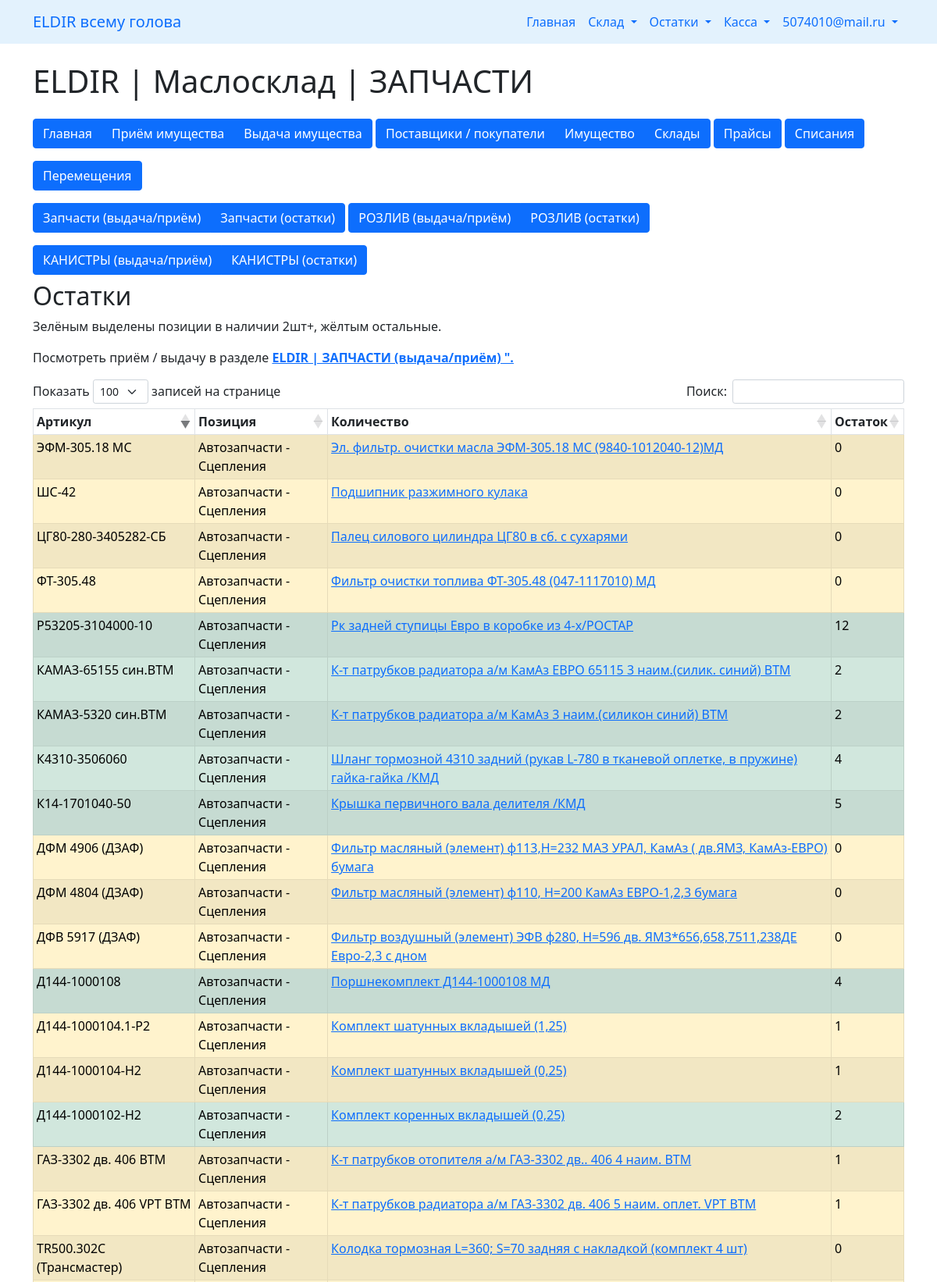
Page /maslosklad/car_parts_remains.php (signed in, upper part) on the committed database.
### tables this page shows
CREATE TABLE `maslosklad_property` (
  `id` int(11) NOT NULL,
  `name` varchar(200) NOT NULL COMMENT 'наименование имущества',
  `article` varchar(255) NOT NULL COMMENT 'Артикул ',
  `type` int(11) NOT NULL COMMENT 'категория имущества',
  `volume` float NOT NULL COMMENT 'Объём для розлива',
  `is_deleted` int(11) NOT NULL DEFAULT '0' COMMENT 'признак удаления'
);

CREATE TABLE `maslosklad_property_type` (
  `id` int(11) NOT NULL,
  `name` varchar(200) NOT NULL COMMENT 'наименование',
  `is_deleted` int(11) NOT NULL DEFAULT '0' COMMENT 'признак удаления'
);

### maslosklad/car_parts_remains.php (the view, shortened to what this page needs)
<!doctype html>
<html lang="en">
  <head>
    <link href="https://cdn.jsdelivr.net/npm/bootstrap@5.1.3/dist/css/bootstrap.min.css" rel="stylesheet">
    <link rel="stylesheet" href="//cdn.jsdelivr.net/npm/alertifyjs@1.13.1/build/css/alertify.min.css"/>
    <link rel="stylesheet" href="//cdn.datatables.net/1.13.6/css/dataTables.bootstrap5.min.css"/>
</head>
<body>
    <? require_once('../nav.php'); ?>
     <div class="container mt-4">
        <div class="row">
            <div class="col-md-12">
                <h1>ELDIR | Маслосклад | ЗАПЧАСТИ</h1>
            </div>
        </div>
        <?  require_once('nav_sklad.php');
        ?>
            <div class="col-md-12 mt-2">
                <h2>Остатки</h2>
                <p>Зелёным выделены позиции в наличии 2шт+, жёлтым остальные.</p>
                <p>Посмотреть приём / выдачу в разделе <b><a href="car_parts.php">ELDIR | ЗАПЧАСТИ (выдача/приём) ".</a></b></p>
            </div>
            <div class="col-md-12">
                <div class="table-responsive-sm">
                    <table id="myTableDay" class=" table table-bordered table-striped table-sm table-hover">
                        <thead>
                            <tr>
                                <th>Артикул</th>
                                <th>Позиция</th>
                                <th>Количество</th>
                                <th>Остаток</th>
                            </tr>
                        </thead>
                        <tbody>
                            <?php
                            require __DIR__ . '/../dbcon.php';
                            $query = "SELECT
                                mpt.name as type_name,
                                mp.article,
                                mp.name as product_name,
                                mp.volume,
								mp.id as product_id,
                                SUM(
                                    CASE
                                        WHEN m.sign_of_calculation = 'priemka' THEN  m.count
                                        WHEN m.sign_of_calculation = 'vydacha' THEN -m.count
                                        ELSE 0
                                    END
                                ) as total_volume_by_product
                            FROM maslosklad m
                            LEFT JOIN maslosklad_property mp ON m.property_id = mp.id
                            LEFT JOIN maslosklad_property_type mpt ON mp.type = mpt.id
                            WHERE m.is_deleted = 0
                                AND mp.volume = 0
                                AND mpt.id IN (8)
                            GROUP BY mp.id, mpt.name, mp.name, mp.volume
                            ORDER BY mpt.name, mp.name;";
                            $query_run = mysqli_query($con, $query);
                            if(mysqli_num_rows($query_run) > 0)
                            {
                                foreach($query_run as $data)
                                {
                                        ?>
                                        <tr class="<?= $data['total_volume_by_product'] > 1 ? 'table-success' : 'table-warning' ?>">
                                            <td><?= $data['article'] ?></td>
                                            <td><?= $data['type_name'] ?></td>
                                            <td><a href="/maslosklad/car_parts.php?product_id=<?= $data['product_id'] ?>"><?= $data['product_name'] ?></a></td>
                                            <td><?= $data['total_volume_by_product'] ?></td>
                                        </tr>
                                        <?php
                                }
                            }
                            ?>
                        </tbody>
                    </table>
                </div>
            </div>
        </div>
</body>
</html>

### rows in the picture
maslosklad_property: article "ГАЗ-3302 дв. 406 ВТМ", maslosklad_property_type.name "Автозапчасти - Сцепления", name "К-т патрубков отопителя а/м ГАЗ-3302 дв.. 406 4 наим. ВТМ", total_volume_by_product "1"
maslosklad_property: article "ГАЗ-3302 дв. 406 VPT ВТМ", maslosklad_property_type.name "Автозапчасти - Сцепления", name "К-т патрубков радиатора а/м ГАЗ-3302 дв. 406 5 наим. оплет. VPT ВТМ", total_volume_by_product "1"
maslosklad_property: article "КАМАЗ-5320 син.ВТМ", maslosklad_property_type.name "Автозапчасти - Сцепления", name "К-т патрубков радиатора а/м КамАз 3 наим.(силикон синий) ВТМ", total_volume_by_product "2"
maslosklad_property: article "КАМАЗ-65155 син.ВТМ", maslosklad_property_type.name "Автозапчасти - Сцепления", name "К-т патрубков радиатора а/м КамАз ЕВРО 65115 3 наим.(силик. синий) ВТМ", total_volume_by_product "2"
maslosklad_property: article "TR500.302C (Трансмастер)", maslosklad_property_type.name "Автозапчасти - Сцепления", name "Колодка тормозная L=360; S=70 задняя с накладкой (комплект 4 шт)", total_volume_by_product "0"
maslosklad_property: article "Д144-1000102-Н2", maslosklad_property_type.name "Автозапчасти - Сцепления", name "Комплект коренных вкладышей (0,25)", total_volume_by_product "2"
maslosklad_property: article "Д144-1000104-Н2", maslosklad_property_type.name "Автозапчасти - Сцепления", name "Комплект шатунных вкладышей (0,25)", total_volume_by_product "1"
maslosklad_property: article "Д144-1000104.1-Р2", maslosklad_property_type.name "Автозапчасти - Сцепления", name "Комплект шатунных вкладышей (1,25)", total_volume_by_product "1"
maslosklad_property: article "К14-1701040-50", maslosklad_property_type.name "Автозапчасти - Сцепления", name "Крышка первичного вала делителя /КМД", total_volume_by_product "5"
maslosklad_property: article "ЦГ80-280-3405282-СБ", maslosklad_property_type.name "Автозапчасти - Сцепления", name "Палец силового цилиндра ЦГ80 в сб. с сухарями", total_volume_by_product "0"
maslosklad_property: article "ШС-42", maslosklad_property_type.name "Автозапчасти - Сцепления", name "Подшипник разжимного кулака", total_volume_by_product "0"
maslosklad_property: article "Д144-1000108", maslosklad_property_type.name "Автозапчасти - Сцепления", name "Поршнекомплект Д144-1000108 МД", total_volume_by_product "4"
maslosklad_property: article "Р53205-3104000-10", maslosklad_property_type.name "Автозапчасти - Сцепления", name "Рк задней ступицы Евро в коробке из 4-х/РОСТАР", total_volume_by_product "12"
maslosklad_property: article "ДФВ 5917 (ДЗАФ)", maslosklad_property_type.name "Автозапчасти - Сцепления", name "Фильтр воздушный (элемент) ЭФВ ф280, H=596 дв. ЯМЗ*656,658,7511,238ДЕ Евро-2,3 с дном", total_volume_by_product "0"
maslosklad_property: article "ДФМ 4804 (ДЗАФ)", maslosklad_property_type.name "Автозапчасти - Сцепления", name "Фильтр масляный (элемент) ф110, H=200 КамАз ЕВРО-1,2,3 бумага", total_volume_by_product "0"
maslosklad_property: article "ДФМ 4906 (ДЗАФ)", maslosklad_property_type.name "Автозапчасти - Сцепления", name "Фильтр масляный (элемент) ф113,H=232 МАЗ УРАЛ, КамАз ( дв.ЯМЗ, КамАз-ЕВРО) бумага", total_volume_by_product "0"
maslosklad_property: article "ФТ-305.48", maslosklad_property_type.name "Автозапчасти - Сцепления", name "Фильтр очистки топлива ФТ-305.48 (047-1117010) МД", total_volume_by_product "0"
maslosklad_property: article "К4310-3506060", maslosklad_property_type.name "Автозапчасти - Сцепления", name "Шланг тормозной 4310 задний (рукав L-780 в тканевой оплетке, в пружине) гайка-гайка /КМД", total_volume_by_product "4"
maslosklad_property: article "ЭФМ-305.18 МС", maslosklad_property_type.name "Автозапчасти - Сцепления", name "Эл. фильтр. очистки масла ЭФМ-305.18 МС (9840-1012040-12)МД", total_volume_by_product "0"

### other values in the picture
$_SESSION['loginemail'] "5074010@mail.ru"
